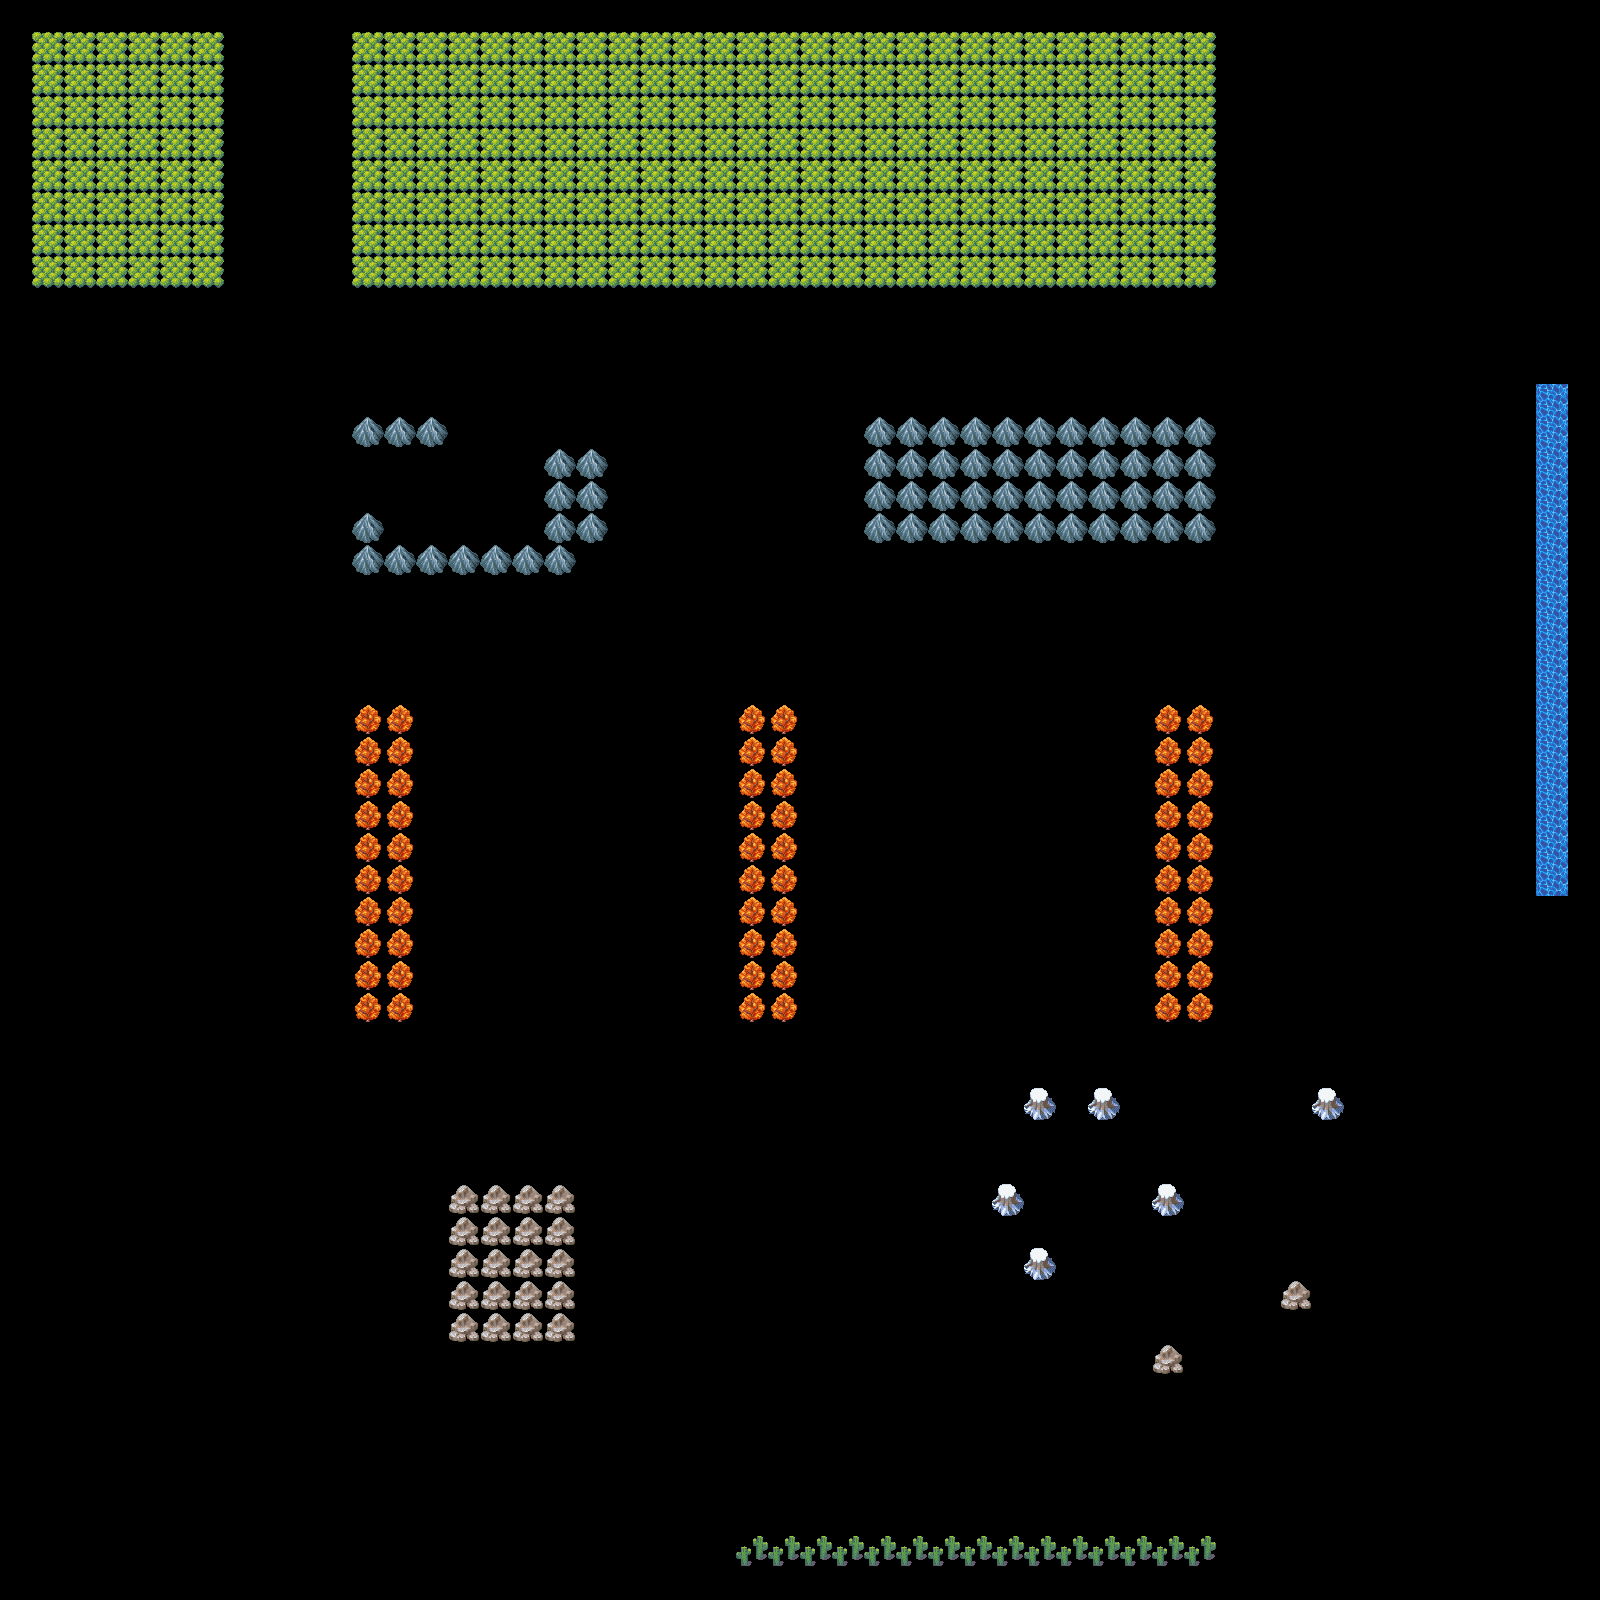

A 2D game scene composited from a Tiled map and its tileset images. What follows is a short description and the map's XML, with each tile layer's data collapsed to a summary:
An orthogonal 50x50 tile map with 32x32 px tiles, 1 tile layer (Tile Layer 2), 1 hidden layer not drawn, 5 tilesets.

<map version="1.0" orientation="orthogonal" renderorder="right-down" width="50" height="50" tilewidth="32" tileheight="32" nextobjectid="1">
 <tileset firstgid="1" name="strasse_crossway" tilewidth="32" tileheight="32">
  <image source="strasse_crossway.png" width="128" height="128" />
 </tileset>
 <tileset firstgid="17" name="concrete" tilewidth="32" tileheight="32">
  <image source="concrete.png" width="128" height="128" />
 </tileset>
 <tileset firstgid="33" name="strasse_hori" tilewidth="32" tileheight="32">
  <image source="strasse_hori.png" width="128" height="128" />
 </tileset>
 <tileset firstgid="49" name="strasse_vert" tilewidth="32" tileheight="32">
  <image source="strasse_vert.png" width="128" height="128" />
 </tileset>
 <tileset firstgid="65" name="worldmapchip5fo" tilewidth="32" tileheight="32">
  <image source="worldmapchip5fo.png" width="256" height="576" />
  <tile id="8">
   <properties>
    <property name="blocked" value="true" />
   </properties>
  </tile>
  <tile id="21">
   <properties>
    <property name="blocked" value="true" />
   </properties>
  </tile>
  <tile id="24">
   <properties>
    <property name="blocked" value="true" />
   </properties>
  </tile>
  <tile id="137">
   <properties>
    <property name="blocked" value="true" />
   </properties>
  </tile>
 </tileset>
 <layer name="Tile Layer 1" width="50" height="50" visible="0">
  <data>[2500 cells, 2500 non-empty, 48 distinct tile ids]</data>
 </layer>
 <layer name="Tile Layer 2" width="50" height="50">
  <data>[2500 cells, 444 non-empty, 7 distinct tile ids]</data>
 </layer>
</map>
